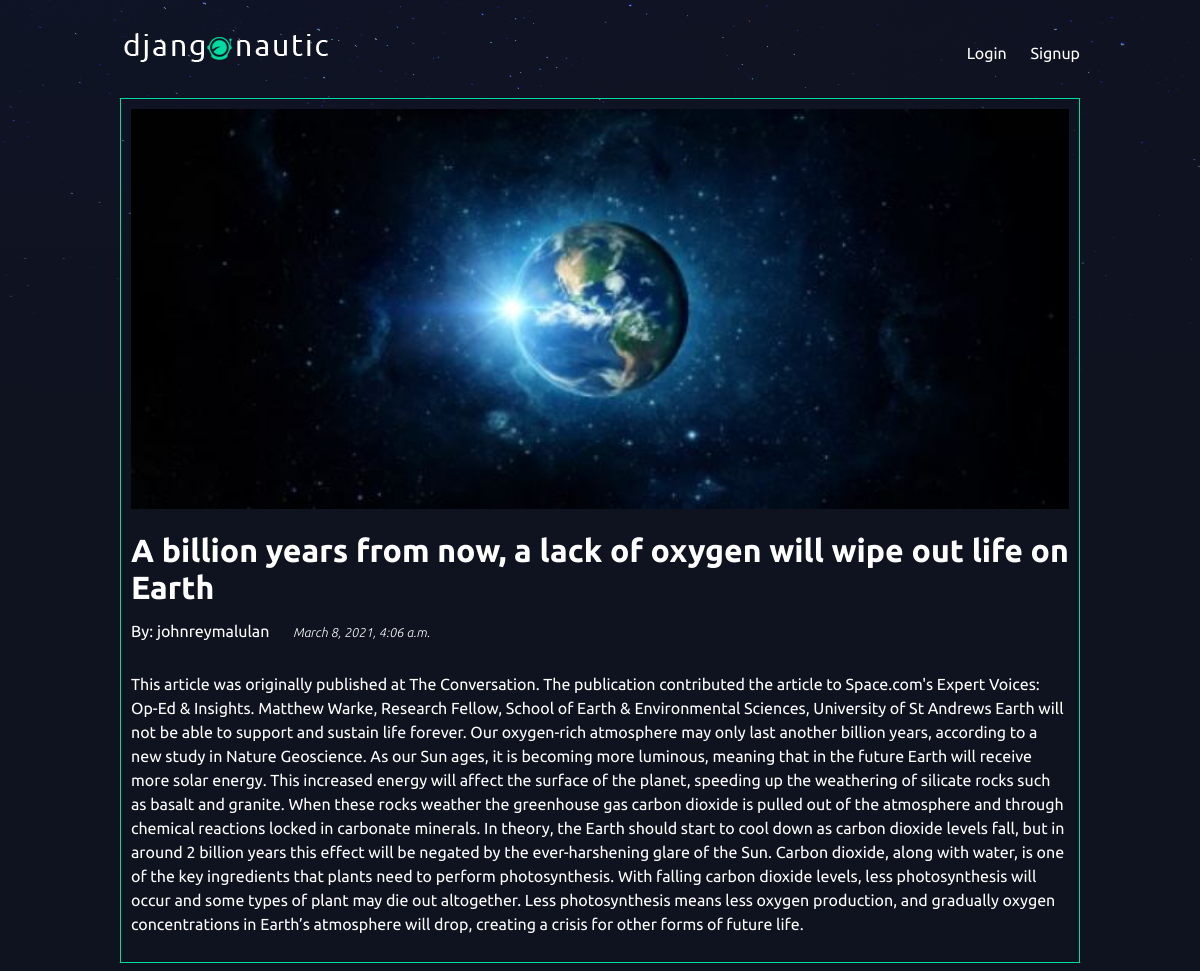
The page /articles/billion-years-from-now-oxygen-lack-wipes-out-life-/ on the database its author committed.
### articles/models.py (models this page shows, shortened)
class Article(models.Model):
    title = models.CharField(max_length=100)
    slug = models.SlugField()
    body = models.TextField()
    date = models.DateTimeField(auto_now_add=True)
    thumb = models.ImageField(default='default.png', blank=True)
    author = models.ForeignKey(User, on_delete=models.CASCADE, default=None)

### articles/views.py (the view)
# urls.py: path('<slug:slug>/', views.article_detail, name="detail"),
def article_detail(request, slug):
    article = Article.objects.get(slug=slug)
    return render(request, 'articles/article_detail.html', {'article': article})

### articles/templates/articles/article_detail.html
{% extends 'base_layout.html' %}
{% block content %}
<div class="article-detail">
    <div class="article">
        <img src={{article.thumb.url}} />
        <h2 class = "art_title">{{article.title}}</h2>
        <div class = "inline-block">
        <p class ="art_author">By: {{article.author}}</p>
        <p class = "art_date">{{article.date}}</p>
        </div>
        <p class = "art_body">{{article.body}}</p>
    </div>
</div>
{% endblock %}

### assets/styles.css (style rules this page uses)
body { background-color: #0f121f; background-image: url(stars.png); background-repeat: no-repeat; color: #fff; }
body * { font-family: 'Ubuntu', sans-serif; }
h1, h2, h3, h4, h5 { font-weight: normal; margin: 0; }
.article { padding: 10px; border: 1px solid #00dba0; }
.article img { width: 100%; height: 400px; }
.art_title { padding-top: 20px; font-weight: 700; font-size: 2em; }
.art_body { line-height: 1.5; font-size : 1em; }
.inline-block p { display: inline-block; margin-right: 20px; }
.art_date { font-size: .8em; font-weight: 200; font-style: italic; }

### rows shown on the page
Article: thumb (picture), title "A billion years from now, a lack of oxygen will wipe out life on Earth", author "johnreymalulan", date "March 8, 2021, 4:06 a.m.", body "This article was originally published at The Conversation. The publication contributed the article to Space.com's Expert Voices: Op-Ed & Insights. Matthew Warke, Research Fellow, School of Earth & Environmental Sciences, University of St Andrews Earth will not be able to support and sustain life forever. Our oxygen-rich atmosphere may only last another billion years, according to a new study in Nature Geoscience. As our Sun ages, it is becoming more luminous, meaning that in the future Earth will receive more solar energy. This increased energy will affect the surface of the planet, speeding up the weathering of silicate rocks such as basalt and granite. When these rocks weather the…"
